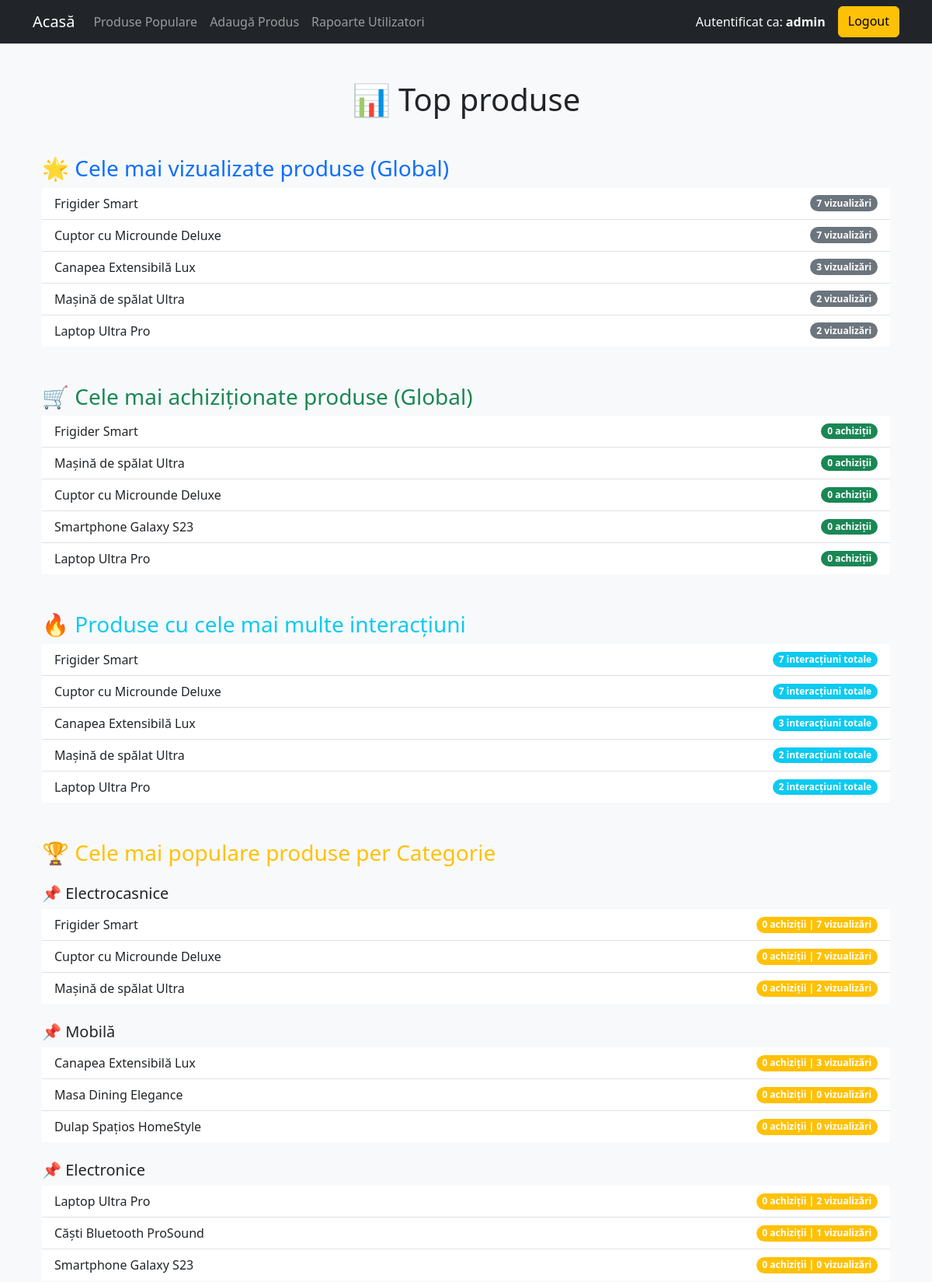
Before: /popular_products (signed in, upper part) with the older database file.
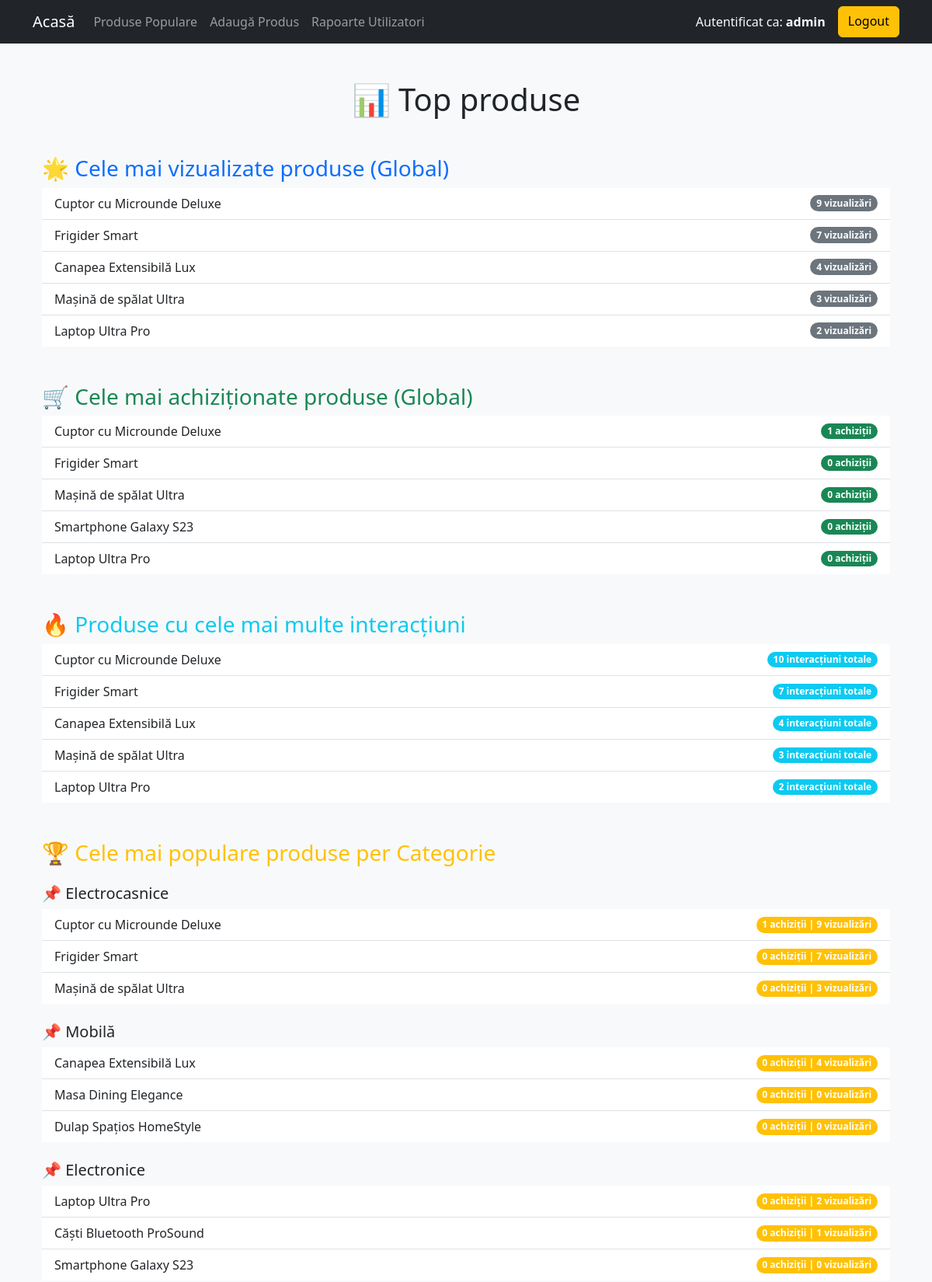
After: the same page with the newer database file.
### models.py (models this page shows, shortened)
class Product(db.Model):
    id = db.Column(db.Integer, primary_key=True)
    name = db.Column(db.String(100))
    category = db.Column(db.String(50))
    price = db.Column(db.Float)
    description = db.Column(db.Text)
    views = db.Column(db.Integer, default=0)
    purchases = db.Column(db.Integer, default=0)

### app.py (the view)
@app.route("/popular_products")
@login_required
def popular_products():
    most_viewed = Product.query.order_by(Product.views.desc()).limit(5).all()
    most_purchased = Product.query.order_by(Product.purchases.desc()).limit(5).all()
    most_interacted = (
        db.session.query(Product, db.func.sum(Product.views + Product.purchases).label("total_interactions"))
        .group_by(Product.id)
        .order_by(db.func.sum(Product.views + Product.purchases).desc())
        .limit(5)
        .all()
    )
    popular_per_category = {}
    for category in AVAILABLE_CATEGORIES:
        popular_per_category[category] = (
            Product.query.filter_by(category=category)
            .order_by(Product.purchases.desc(), Product.views.desc())
            .limit(5)
            .all()
        )
    return render_template(
        "popular_products.html",
        most_viewed=most_viewed,
        most_purchased=most_purchased,
        most_interacted=most_interacted,
        popular_per_category=popular_per_category
    )

### app.py (called while the page is built)
def login_required(f):
    @wraps(f)
    def decorated_function(*args, **kwargs):
        if "user_id" not in session:
            flash("Trebuie să fii autentificat pentru a accesa această pagină.")
            return redirect(url_for("login"))
        return f(*args, **kwargs)
    return decorated_function

### templates/popular_products.html (shortened to what this page needs)
<!DOCTYPE html>
<html lang="ro">
<head>
    <link rel="stylesheet" href="https://cdn.jsdelivr.net/npm/bootstrap@5.3.0/dist/css/bootstrap.min.css">
</head>
<body class="bg-light">
{% extends 'base.html' %}
{% block content %}
<div class="container mt-5">
    <h1 class="text-center mb-5">📊 Top produse</h1>
    <h3 class="mt-5 text-primary">🌟 Cele mai vizualizate produse (Global)</h3>
    <ul class="list-group list-group-flush">
        {% for product in most_viewed %}
            <li class="list-group-item d-flex justify-content-between align-items-center">
                {{ product.name }}
                <span class="badge bg-secondary rounded-pill">{{ product.views }} vizualizări</span>
            </li>
        {% endfor %}
    </ul>
    <h3 class="mt-5 text-success">🛒 Cele mai achiziționate produse (Global)</h3>
    <ul class="list-group list-group-flush">
        {% for product in most_purchased %}
            <li class="list-group-item d-flex justify-content-between align-items-center">
                {{ product.name }}
                <span class="badge bg-success rounded-pill">{{ product.purchases }} achiziții</span>
            </li>
        {% endfor %}
    </ul>
    <h3 class="mt-5 text-info">🔥 Produse cu cele mai multe interacțiuni</h3>
    <ul class="list-group list-group-flush">
        {% for product, total_interactions in most_interacted %}
            <li class="list-group-item d-flex justify-content-between align-items-center">
                {{ product.name }}
                <span class="badge bg-info rounded-pill">{{ total_interactions }} interacțiuni totale</span>
            </li>
        {% endfor %}
    </ul>
    <h3 class="mt-5 text-warning">🏆 Cele mai populare produse per Categorie</h3>
    {% for category, products in popular_per_category.items() %}
        <h5 class="mt-4">📌 {{ category }}</h5>
        <ul class="list-group list-group-flush">
            {% for product in products %}
                <li class="list-group-item d-flex justify-content-between align-items-center">
                    {{ product.name }}
                    <span class="badge bg-warning rounded-pill">{{ product.purchases }} achiziții | {{ product.views }} vizualizări</span>
                </li>
            {% endfor %}
        </ul>
    {% endfor %}
</div>
{% endblock %}

Changed rows visible on the page:
changed Product "Cuptor cu Microunde Deluxe": views "7" → "9"; purchases "0" → "1"; views "7" → "10"; moves up the list
changed Product "Canapea Extensibilă Lux": views "3" → "4"
changed Product "Mașină de spălat Ultra": views "2" → "3"
